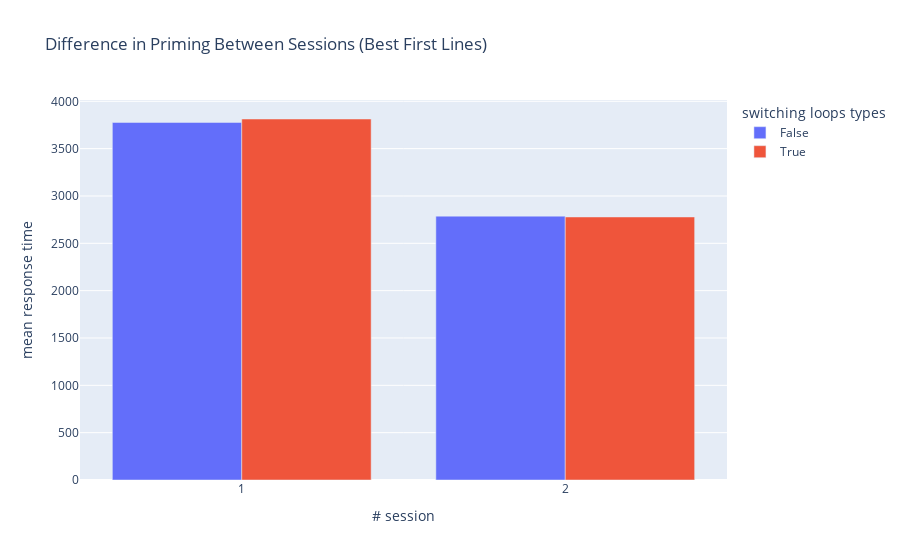

The cell this chart's notebook holds for it:
### Code cell
px.bar(switching_diff_learning_best.reset_index(), x='n_session', y='mean_response_time'
       , color='loop_type_switch', barmode='group'
       , title='Difference in Priming Between Sessions (Best First Lines)'
       , labels={'mean_response_time': 'mean response time'
                 , 'n_session': '# session'
                 , 'loop_type_switch': 'switching loops types'})

### Figure 1 — Plotly figure (JSON) as saved in the notebook; plotly's stock layout.template omitted (floating-point values rounded to 4 significant figures)
{"data": [{"alignmentgroup": "True", "hovertemplate": "switching loops types=False<br># session=%{x}<br>mean response time=%{y}<extra></extra>", "legendgroup": "False", "marker": {"color": "#636efa", "pattern": {"shape": ""}}, "name": "False", "offsetgroup": "False", "orientation": "v", "showlegend": true, "textposition": "auto", "type": "bar", "x": [1, 2], "xaxis": "x", "y": [3777.0, 2787.0], "yaxis": "y"}, {"alignmentgroup": "True", "hovertemplate": "switching loops types=True<br># session=%{x}<br>mean response time=%{y}<extra></extra>", "legendgroup": "True", "marker": {"color": "#EF553B", "pattern": {"shape": ""}}, "name": "True", "offsetgroup": "True", "orientation": "v", "showlegend": true, "textposition": "auto", "type": "bar", "x": [1, 2], "xaxis": "x", "y": [3813.0, 2778.0], "yaxis": "y"}], "layout": {"barmode": "group", "legend": {"title": {"text": "switching loops types"}, "tracegroupgap": 0}, "title": {"text": "Difference in Priming Between Sessions (Best First Lines)"}, "xaxis": {"anchor": "y", "domain": [0, 1], "title": {"text": "# session"}}, "yaxis": {"anchor": "x", "domain": [0, 1], "title": {"text": "mean response time"}}}}
